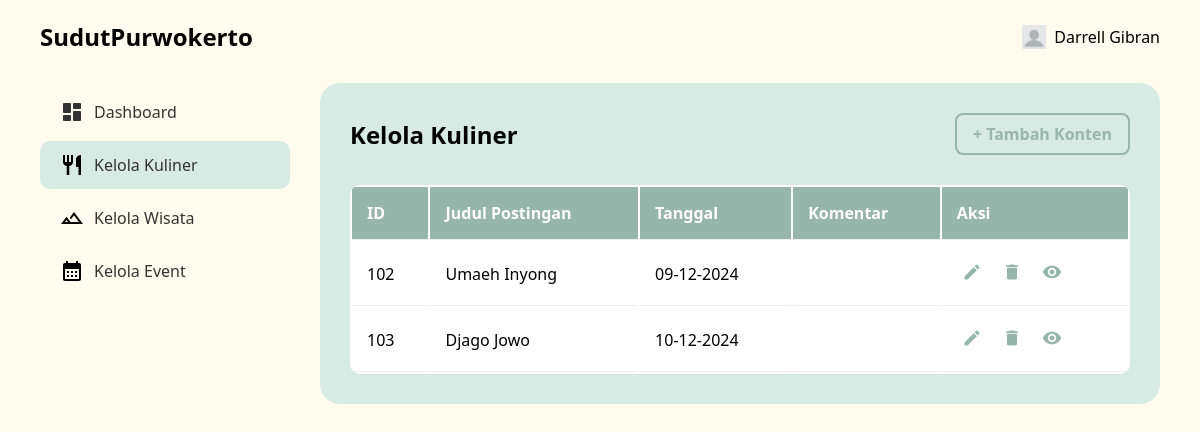
The app's page /adminpage/kelolapost.php?type=kuliner (signed in) with its own data.
### tables this page shows
CREATE TABLE `akun` (
  `id_akun` int(11) NOT NULL,
  `nama_lengkap` varchar(100) NOT NULL,
  `email` varchar(100) NOT NULL,
  `username` varchar(50) NOT NULL,
  `password` varchar(255) NOT NULL,
  `role` enum('admin','user') NOT NULL,
  `foto` varchar(255) DEFAULT NULL
);

CREATE TABLE `tempat_kuliner` (
  `id_kuliner` int(11) NOT NULL,
  `nama_kuliner` varchar(100) NOT NULL,
  `lokasi_kuliner` varchar(255) NOT NULL,
  `deskripsi_kuliner` text NOT NULL,
  `range_harga` text NOT NULL,
  `menu` text NOT NULL,
  `jam_kuliner` text NOT NULL,
  `foto_kuliner` varchar(255) NOT NULL,
  `tgl` datetime NOT NULL DEFAULT current_timestamp()
);

### adminpage/kelolapost.php (the view, shortened to what this page needs)
<?php
require "../koneksi.php";
$type = isset($_GET['type']) ? $_GET['type'] : '';
if ($type == 'kuliner') {
    $title = "Kelola Kuliner";
    $query = "SELECT id_kuliner AS id, nama_kuliner AS nama, tgl AS tanggal FROM tempat_kuliner";
} elseif ($type == 'wisata') {
    $title = "Kelola Wisata";
    $query = "SELECT id_wisata AS id, nama_wisata AS nama, tgl AS tanggal FROM tempat_wisata";
} elseif ($type == 'event') {
    $title = "Kelola Event";
    $query = "SELECT id_event AS id, nama_event AS nama, tgl AS tanggal FROM event";
} else {
    echo "Jenis postingan tidak valid.";
    exit();
}
    $queryAdmin = "SELECT nama_lengkap AS nama, foto FROM akun WHERE id_akun = " . $_SESSION["id_akun"];
    $informasiAdmin = mysqli_query($conn, $queryAdmin);
    $dataAdmin = mysqli_fetch_assoc($informasiAdmin);
        ?>
        <?php
$result = mysqli_query($conn, $query);
?>
<!DOCTYPE html>
<html lang="id">
<head>
</head>
<body>
    <div class="header">
        <h1>SudutPurwokerto</h1>
        <div class="admin-text">
            <img src="../userimage/pp.png" width="24" height="24">
            <?php echo $dataAdmin['nama']; ?>
        </div>
    </div>
    <div class="container">
        <div class="sidebar">
            <a href="../adminpage/">
                <div class="menu-item <?php echo $currentPage === 'index.php' ? 'active' : ''; ?>">
                    Dashboard
                </div>
            </a>
            <a href="kelolapost.php?type=kuliner">
                <div class="menu-item <?php echo isset($_GET['type']) && $_GET['type'] === 'kuliner' ? 'active' : ''; ?>">
                    <svg width="24" height="24" viewBox="0 0 24 24">
                        <path d="M11 9H9V2H7v7H5V2H3v7c0 2.12 1.66 3.84 3.75 3.97V22h2.5v-9.03C11.34 12.84 13 11.12 13 9V2h-2v7zm5-3v8h2.5v8H21V2c-2.76 0-5 2.24-5 4z"/>
                    </svg>
                    Kelola Kuliner
                </div>
            </a>
            <a href="kelolapost.php?type=wisata">
                <div class="menu-item <?php echo isset($_GET['type']) && $_GET['type'] === 'wisata' ? 'active' : ''; ?>">
                    <svg width="24" height="24" viewBox="0 0 24 24">
                        <path d="M14 6l-4.22 5.63 1.25 1.67L14 9.33 19 16h-8.46l-4.01-5.37L1  18h22L14 6zM5 16l1.52-2.03L8.04 16H5z"/>
                    </svg>
                    Kelola Wisata
                </div>
            </a>
            <a href="kelolapost.php?type=event">
                <div class="menu-item <?php echo isset($_GET['type']) && $_GET['type'] === 'event' ? 'active' : ''; ?>">
                    <svg width="24" height="24" viewBox="0 0 24 24">
                        <path d="M19 4h-1V2h-2v2H8V2H6v2H5c-1.11 0-1.99.9-1.99 2L3 20c0 1.1.89 2 2 2h14c1.1 0 2-.9 2-2V6c0-1.1-.9-2-2-2zm0 16H5V10h14v10zM9 14H7v-2h2v2zm4 0h-2v-2h2v2zm4 0h-2v-2h2v2zm-8 4H7v-2h2v2zm4 0h-2v-2h2v2zm4 0h-2v-2h2v2z"/>
                    </svg>
                    Kelola Event
                </div>
            </a>
        </div>
        <div class="content">
            <h2><?php echo $title; ?>
                <a href="tambahpost.php?type=<?php echo $type; ?>" class="add-button">+ Tambah Konten</a>
            </h2>
            <table class="content-table">
                <thead>
                    <tr>
                        <th>ID</th>
                        <th>Judul Postingan</th>
                        <th>Tanggal</th>
                        <th>Komentar</th>
                        <th>Aksi</th>
                    </tr>
                </thead>
                <tbody>
                <?php
                if (mysqli_num_rows($result) > 0) {
                    while ($row = mysqli_fetch_assoc($result)) {
                        ?>
                        <tr>
                            <td><?php echo $row['id']; ?></td>
                            <td><?php echo $row['nama']; ?></td>
                            <td><?php echo date('d-m-Y', strtotime($row['tanggal'])); ?></td>
                            <td><?php echo isset($row['komentar']) ? $row['komentar'] : ''; ?></td>
                            <td class="action-buttons">
                                <a href="editpost.php?type=<?php echo $type; ?>&id=<?php echo $row['id']; ?>">
                                    <button class="edit-btn">
                                        <svg width="20" height="20" viewBox="0 0 24 24">
                                            <path d="M3 17.25V21h3.75L17.81 9.94l-3.75-3.75L3 17.25zM20.71 7.04c.39-.39.39-1.02 0-1.41l-2.34-2.34c-.39-.39-1.02-.39-1.41 0l-1.83 1.83 3.75 3.75 1.83-1.83z"/>
                                        </svg>
                                    </button>
                                </a>
                                <form action="" method="POST" style="display:inline;">
                                    <button type="submit" name="delete" class="delete-btn" onclick="return confirm('Apakah Anda yakin ingin menghapus postingan ini?');">
                                        <svg width="20" height="20" viewBox="0 0 24 24">
                                            <path d="M6 19c0 1.1.9 2 2 2h8c1.1 0 2-.9 2-2V7H6v12zM19 4h-3.5l-1-1h-5l-1 1H5v2h14V4z"/>
                                        </svg>
                                    </button>
                                </form>
                                <a href="viewpost.php?type=<?php echo $type; ?>&id=<?php echo $row['id']; ?>">
                                    <button class="view-btn">
                                        <svg width="20" height="20" viewBox="0 0 24 24">
                                            <path d="M12 4.5C7 4.5 2.73 7.61 1 12c1.73 4.39 6 7.5 11 7.5s9.27-3.11 11-7.5c-1.73-4.39-6-7.5-11-7.5zM12 17c-2.76 0-5-2.24-5-5s2.24-5 5-5 5 2.24 5 5-2.24 5-5 5zm0-8c-1.66 0-3 1.34-3 3s1.34 3 3 3 3-1.34 3-3-1.34-3-3-3z"/>
                                        </svg>
                                    </button>
                                </a>
                            </td>
                        </tr>
                        <?php
                    }
                } else {
                    echo "<tr><td colspan='5'>Tidak ada data buat jenis postingan ini.</td></tr>";
                }
                ?>
                </tbody>
            </table>
        </div>
    </div>
</body>
</html>

### adminpage/kelolapost.php (style rules this page uses)
body { font-family: system-ui, -apple-system, BlinkMacSystemFont, 'Segoe UI', sans-serif; margin: 0; padding: 20px 40px; background-color: rgb(255, 251, 239); }
.header { display: flex; justify-content: space-between; align-items: center; margin-bottom: 30px; }
.header h1 { font-size: 24px; margin: 0; }
.admin-text { display: flex; align-items: center; gap: 8px; }
.sidebar a { text-decoration: none; }
.admin-text::before { content: ''; display: inline-block; width: 24px; height: 24px; background-size: contain; background-repeat: no-repeat; background-position: center; }
.container { display: flex; gap: 30px; }
.sidebar { width: 250px; }
.menu-item.active { background-color: #D7EAE4; }
.menu-item { display: flex; align-items: center; gap: 10px; padding: 12px 20px; margin: 5px 0; border-radius: 10px; color: #333; font-size: 16px; }
.add-button { background-color: #D7EAE4; border: 2px solid #96B6AB; color: #96B6AB; padding: 8px 16px; border-radius: 8px; font-size: 16px; cursor: pointer; float: right; }
.content { flex: 1; background-color: #D7EAE4; border-radius: 20px; padding: 30px; }
.content h2 { margin-top: 0; font-size: 24px; margin-bottom: 30px; display: flex; justify-content: space-between; align-items: center; }
.content a { text-decoration: none; }
.content-table { width: 100%; background: white; border-radius: 10px; overflow: hidden; }
.content-table thead { background-color: #96B6AB; color: white; }
.content-table th, .content-table td { padding: 15px; text-align: left; border-bottom: 1px solid #eee; }
.action-buttons { display: flex; gap: 10px; }
.action-buttons button { background: none; border: none; cursor: pointer; padding: 5px; }
.action-buttons svg { fill: #96B6AB; }

### records on screen
akun: nama_lengkap "Darrell Gibran"
tempat_kuliner: id_kuliner "102", nama_kuliner "Umaeh Inyong", tgl "09-12-2024"
tempat_kuliner: id_kuliner "103", nama_kuliner "Djago Jowo", tgl "10-12-2024"

### other values on screen
$title "Kelola Kuliner"
